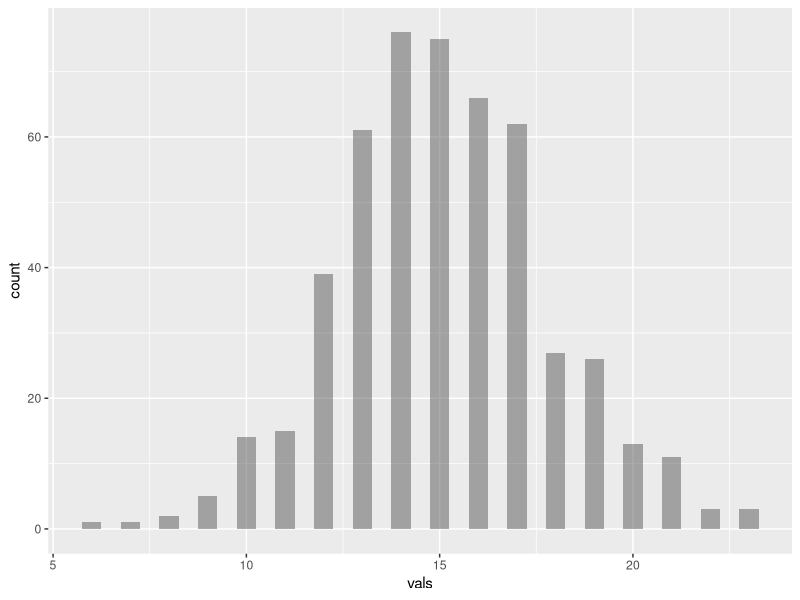
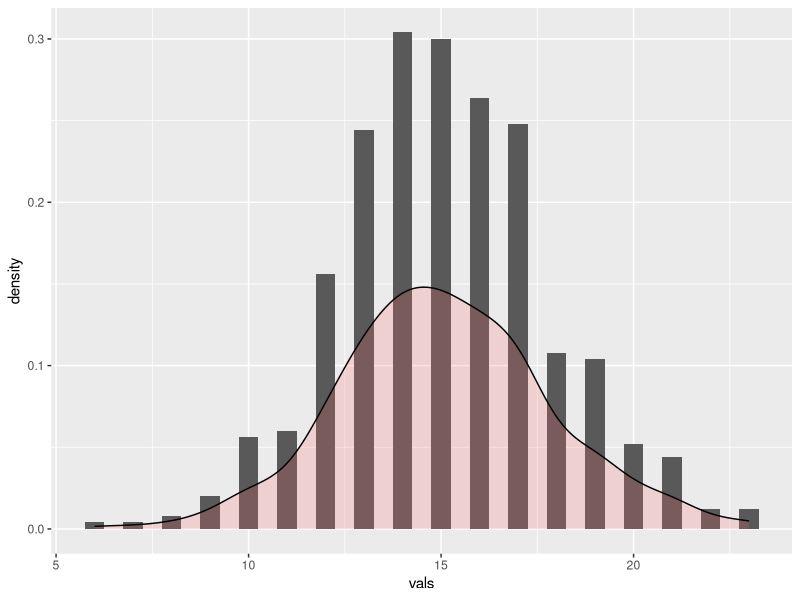

Source code (R) for these figures, in order:
library(ggplot2)

set.seed(1234)


BiNums = data.frame(vals = rbinom(n=500, size=30, prob=0.5))

ggplot(BiNums, aes(x=vals)) +
  geom_histogram(binwidth=.5, alpha=.5)

ggplot(BiNums, aes(x=vals)) + 
  geom_histogram(aes(y=after_stat(density)),      
                 binwidth=.5) +
  geom_density(alpha=.2, fill="#FF6666")  

